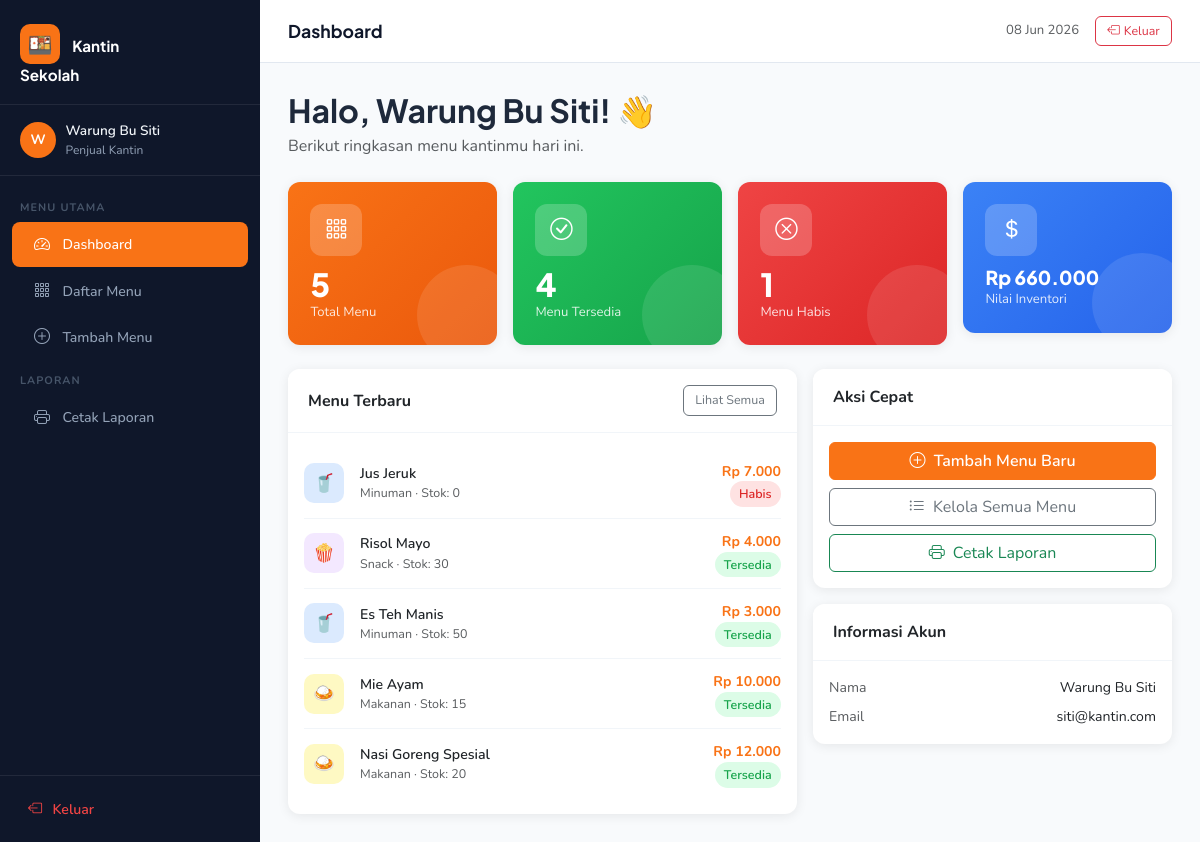
Page /manajemen_menu_kantin/dashboard.php (signed in) on the committed database.
### tables this page shows
CREATE TABLE IF NOT EXISTS menu (
    id            INT AUTO_INCREMENT PRIMARY KEY,
    user_id       INT NOT NULL,
    nama_menu     VARCHAR(100) NOT NULL,
    kategori_menu VARCHAR(50)  NOT NULL,
    harga         INT NOT NULL,
    stok          INT NOT NULL,
    status_menu   VARCHAR(50)  NOT NULL,
    deskripsi     TEXT,
    tanggal_input DATE NOT NULL,
    created_at    TIMESTAMP NULL DEFAULT CURRENT_TIMESTAMP,
    updated_at    TIMESTAMP NULL DEFAULT CURRENT_TIMESTAMP ON UPDATE CURRENT_TIMESTAMP,
    FOREIGN KEY (user_id) REFERENCES users(id) ON DELETE CASCADE
);

### manajemen_menu_kantin/dashboard.php (the view, shortened to what this page needs)
<?php
require_once __DIR__ . '/config/database.php';
$uid = $_SESSION['user_id'];
$total = $pdo->prepare("SELECT COUNT(*) FROM menu WHERE user_id = ?");
$total->execute([$uid]);
$totalMenu = $total->fetchColumn();
$tersedia = $pdo->prepare("SELECT COUNT(*) FROM menu WHERE user_id = ? AND status_menu = 'Tersedia'");
$tersedia->execute([$uid]);
$totalTersedia = $tersedia->fetchColumn();
$habis = $pdo->prepare("SELECT COUNT(*) FROM menu WHERE user_id = ? AND status_menu = 'Habis'");
$habis->execute([$uid]);
$totalHabis = $habis->fetchColumn();
$nilaiTotal = $pdo->prepare("SELECT COALESCE(SUM(harga * stok),0) FROM menu WHERE user_id = ?");
$nilaiTotal->execute([$uid]);
$nilaiInventori = $nilaiTotal->fetchColumn();
$stmt = $pdo->prepare("SELECT * FROM menu WHERE user_id = ? ORDER BY id DESC LIMIT 5");
$stmt->execute([$uid]);
$recentMenu = $stmt->fetchAll();
function formatRp($n) { return 'Rp ' . number_format($n, 0, ',', '.'); }
$pageTitle  = 'Dashboard';
$activeMenu = 'dashboard';
require_once __DIR__ . '/config/layout_start.php';
?>
<div class="mb-4">
    <h2 class="mb-1">Halo, <?= htmlspecialchars($_SESSION['user_name']) ?>! 👋</h2>
    <p class="text-muted mb-0">Berikut ringkasan menu kantinmu hari ini.</p>
</div>
<div class="row g-3 mb-4">
    <div class="col-6 col-md-3">
        <div class="stat-card stat-orange">
            <div class="stat-icon"><i class="bi bi-grid-3x3-gap"></i></div>
            <div class="stat-num"><?= $totalMenu ?></div>
            <div class="stat-label">Total Menu</div>
        </div>
    </div>
    <div class="col-6 col-md-3">
        <div class="stat-card stat-green">
            <div class="stat-icon"><i class="bi bi-check-circle"></i></div>
            <div class="stat-num"><?= $totalTersedia ?></div>
            <div class="stat-label">Menu Tersedia</div>
        </div>
    </div>
    <div class="col-6 col-md-3">
        <div class="stat-card stat-red">
            <div class="stat-icon"><i class="bi bi-x-circle"></i></div>
            <div class="stat-num"><?= $totalHabis ?></div>
            <div class="stat-label">Menu Habis</div>
        </div>
    </div>
    <div class="col-6 col-md-3">
        <div class="stat-card stat-blue">
            <div class="stat-icon"><i class="bi bi-currency-dollar"></i></div>
            <div class="stat-num" style="font-size:1.2rem"><?= formatRp($nilaiInventori) ?></div>
            <div class="stat-label">Nilai Inventori</div>
        </div>
    </div>
</div>
<div class="row g-3">
    <div class="col-md-7">
        <div class="card h-100">
            <div class="card-header d-flex justify-content-between align-items-center">
                <span class="fw-bold">Menu Terbaru</span>
                <a href="/manajemen_menu_kantin/menu/index.php" class="btn btn-sm btn-outline-secondary">Lihat Semua</a>
            </div>
            <div class="card-body p-3">
                <?php if (empty($recentMenu)): ?>
                    <div class="text-center py-4 text-muted">
                        <i class="bi bi-inbox fs-2 d-block mb-2"></i>
                        Belum ada menu. <a href="/manajemen_menu_kantin/menu/create.php">Tambah sekarang</a>
                    </div>
                <?php else: ?>
                    <?php foreach ($recentMenu as $m): ?>
                    <div class="recent-item">
                        <div class="recent-icon"
                             style="background:<?= $m['kategori_menu']==='Makanan'?'#fef9c3':($m['kategori_menu']==='Minuman'?'#dbeafe':'#f3e8ff') ?>">
                            <?= $m['kategori_menu']==='Makanan'?'🍛':($m['kategori_menu']==='Minuman'?'🥤':'🍿') ?>
                        </div>
                        <div class="flex-grow-1">
                            <div class="fw-600" style="font-size:.88rem;font-weight:600"><?= htmlspecialchars($m['nama_menu']) ?></div>
                            <div class="text-muted" style="font-size:.78rem"><?= htmlspecialchars($m['kategori_menu']) ?> · Stok: <?= $m['stok'] ?></div>
                        </div>
                        <div class="text-end">
                            <div style="font-size:.88rem;font-weight:700;color:var(--primary)"><?= formatRp($m['harga']) ?></div>
                            <span class="<?= $m['status_menu']==='Tersedia'?'badge-tersedia':'badge-habis' ?>">
                                <?= htmlspecialchars($m['status_menu']) ?>
                            </span>
                        </div>
                    </div>
                    <?php endforeach; ?>
                <?php endif; ?>
            </div>
        </div>
    </div>
    <div class="col-md-5">
        <div class="card mb-3">
            <div class="card-header"><span class="fw-bold">Aksi Cepat</span></div>
            <div class="card-body p-3">
                <a href="/manajemen_menu_kantin/menu/create.php" class="btn btn-primary w-100 mb-2">
                    <i class="bi bi-plus-circle me-1"></i> Tambah Menu Baru
                </a>
                <a href="/manajemen_menu_kantin/menu/index.php" class="btn btn-outline-secondary w-100 mb-2">
                    <i class="bi bi-list-ul me-1"></i> Kelola Semua Menu
                </a>
                <a href="/manajemen_menu_kantin/laporan/menu_print.php" class="btn btn-outline-success w-100">
                    <i class="bi bi-printer me-1"></i> Cetak Laporan
                </a>
            </div>
        </div>
        <div class="card">
            <div class="card-header"><span class="fw-bold">Informasi Akun</span></div>
            <div class="card-body p-3" style="font-size:.88rem">
                <div class="d-flex justify-content-between mb-2">
                    <span class="text-muted">Nama</span>
                    <span class="fw-600"><?= htmlspecialchars($_SESSION['user_name']) ?></span>
                </div>
                <div class="d-flex justify-content-between">
                    <span class="text-muted">Email</span>
                    <span class="fw-600"><?= htmlspecialchars($_SESSION['user_email']) ?></span>
                </div>
            </div>
        </div>
    </div>
</div>
<?php require_once __DIR__ . '/config/layout_end.php'; ?>

### manajemen_menu_kantin/config/layout_start.php (shortened to what this page needs)
<?php
function getInitial($name) {
    $parts = explode(' ', trim($name));
    return strtoupper(substr($parts[0], 0, 1));
}
?>
<!DOCTYPE html>
<html lang="id">
<head>
    <link rel="stylesheet" href="https://cdn.jsdelivr.net/npm/bootstrap@5.3.2/dist/css/bootstrap.min.css">
    <link rel="stylesheet" href="https://cdn.jsdelivr.net/npm/bootstrap-icons@1.11.3/font/bootstrap-icons.min.css">
    <link rel="stylesheet" href="/manajemen_menu_kantin/assets/css/style.css">
</head>
<body>
<div class="app-wrapper">
    <aside class="sidebar" id="sidebar">
        <div class="sidebar-brand">
            <span class="brand-icon">🍱</span>
            <span>Kantin<br>Sekolah</span>
        </div>
        <div class="sidebar-user">
            <div class="d-flex align-items-center">
                <div class="avatar"><?= getInitial($_SESSION['user_name']) ?></div>
                <div>
                    <div class="user-name"><?= htmlspecialchars($_SESSION['user_name']) ?></div>
                    <div class="user-role">Penjual Kantin</div>
                </div>
            </div>
        </div>
        <nav class="sidebar-nav">
            <div class="nav-label">Menu Utama</div>
            <a href="/manajemen_menu_kantin/dashboard.php" class="<?= ($activeMenu==='dashboard')?'active':'' ?>">
                <i class="bi bi-speedometer2"></i> Dashboard
            </a>
            <a href="/manajemen_menu_kantin/menu/index.php" class="<?= ($activeMenu==='menu')?'active':'' ?>">
                <i class="bi bi-grid-3x3-gap"></i> Daftar Menu
            </a>
            <a href="/manajemen_menu_kantin/menu/create.php" class="<?= ($activeMenu==='tambah')?'active':'' ?>">
                <i class="bi bi-plus-circle"></i> Tambah Menu
            </a>
            <div class="nav-label">Laporan</div>
            <a href="/manajemen_menu_kantin/laporan/menu_print.php" class="<?= ($activeMenu==='laporan')?'active':'' ?>">
                <i class="bi bi-printer"></i> Cetak Laporan
            </a>
        </nav>
        <div class="sidebar-footer">
            <a href="/manajemen_menu_kantin/auth/logout.php">
                <i class="bi bi-box-arrow-left"></i> Keluar
            </a>
        </div>
    </aside>
    <div class="main-content">
        <div class="topbar">
            <div class="d-flex align-items-center gap-2">
                <h1 class="topbar-title"><?= htmlspecialchars($pageTitle ?? '') ?></h1>
            </div>
            <div class="d-flex align-items-center gap-3">
                <span class="text-muted d-none d-md-inline" style="font-size:.82rem">
                    <?= date('d M Y') ?>
                </span>
                <a href="/manajemen_menu_kantin/auth/logout.php" class="btn btn-sm btn-outline-danger">
                    <i class="bi bi-box-arrow-left me-1"></i>Keluar
                </a>
            </div>
        </div>
        <div class="page-body">

### manajemen_menu_kantin/config/layout_end.php (shortened to what this page needs)
        </div>
    </div>
</div>
</body>
</html>

### rows in the picture
menu: nama_menu "Jus Jeruk", kategori_menu "Minuman", stok "0", harga "Rp 7.000", status_menu "Habis"
menu: nama_menu "Risol Mayo", kategori_menu "Snack", stok "30", harga "Rp 4.000", status_menu "Tersedia"
menu: nama_menu "Es Teh Manis", kategori_menu "Minuman", stok "50", harga "Rp 3.000", status_menu "Tersedia"
menu: nama_menu "Mie Ayam", kategori_menu "Makanan", stok "15", harga "Rp 10.000", status_menu "Tersedia"
menu: nama_menu "Nasi Goreng Spesial", kategori_menu "Makanan", stok "20", harga "Rp 12.000", status_menu "Tersedia"

### other values in the picture
getInitial($_SESSION['user_name']) "W"
$_SESSION['user_name'] "Warung Bu Siti"
$pageTitle "Dashboard"
$totalMenu "5"
$totalTersedia "4"
$totalHabis "1"
formatRp($nilaiInventori) "Rp 660.000"
$_SESSION['user_email'] "siti@kantin.com"
